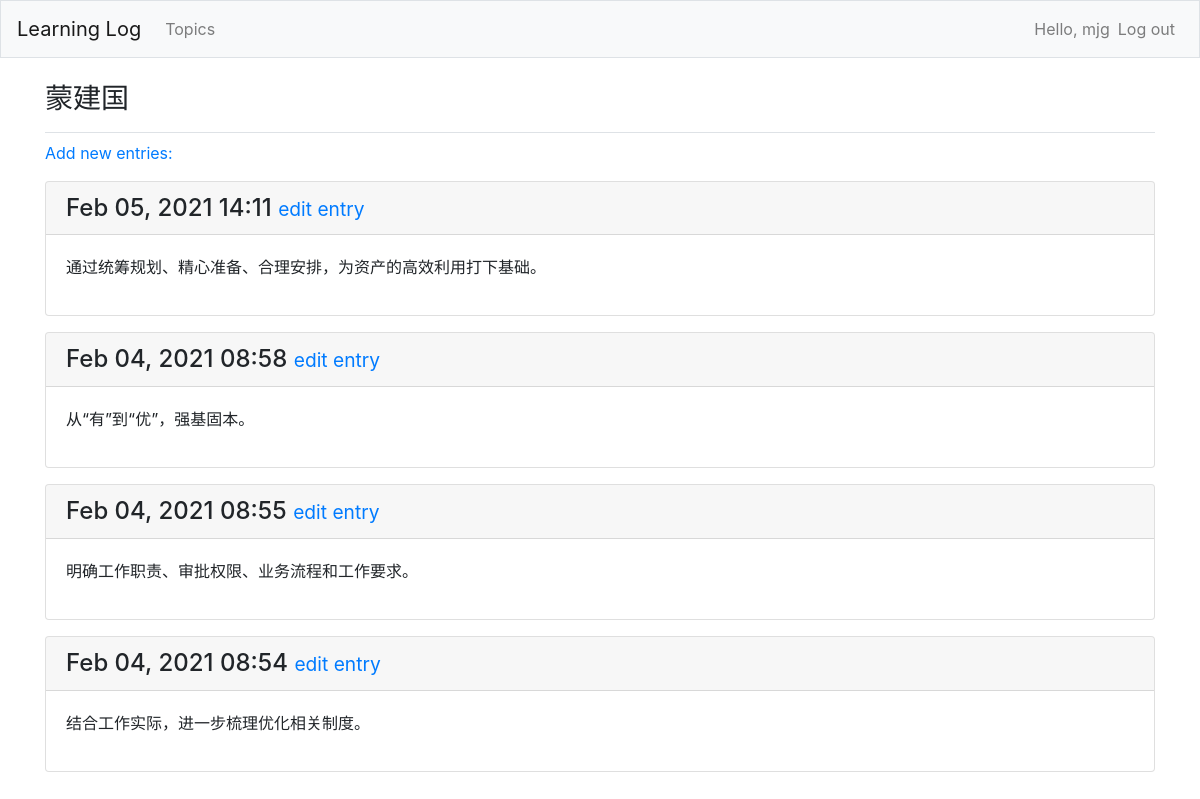
/topics/3 (signed in), run on the app's committed database.
### learning_logs/models.py (models this page shows, shortened)
class Topic(models.Model):
    text = models.CharField(max_length=200)
    date_added = models.DateTimeField(auto_now_add=True)
    owner = models.ForeignKey(User, on_delete=models.CASCADE)
    def __str__(self):
        return self.text

class Entry(models.Model):
    topic = models.ForeignKey(Topic, on_delete=models.CASCADE)
    text = models.TextField()
    date_added = models.DateTimeField(auto_now_add=True)
    class Meta():
        verbose_name_plural = 'entries'

### learning_logs/views.py (the view)
# urls.py: path('topics/<int:topic_id>', views.topic, name='topic'),
@login_required()
def topic(request, topic_id):
    topic = Topic.objects.get(id=topic_id)
    if topic.owner != request.user:
        raise Http404
    entries = topic.entry_set.order_by('-date_added')
    context = {'topic': topic, 'entries': entries }
    return render(request, 'learning_logs/topic.html', context)

### learning_logs/templates/learning_logs/topic.html
{% extends 'learning_logs/base.html' %}
{% block page_header %}
    <h3>{{ topic }}</h3>
{% endblock page_header %}
{% block content %}
    <p>
        <a href="{% url 'learning_logs:new_entry' topic.id %}">Add new entries:</a>
    </p>
    {% for entry in entries %}
        <div class="card mb-3">
            <h4 class="card-header">
                {{ entry.date_added|date:'M d, Y H:i' }}
                <small><a href="{% url 'learning_logs:edit_entry' entry.id %}">
                    edit entry</a></small>
            </h4>
            <div class="card-body">
                {{ entry.text|linebreaks }}
            </div>
        </div>
    {% empty %}
        <li>There are no entries for this topic yet.</li>
    {% endfor %}
{% endblock content %}

### learning_logs/templates/learning_logs/base.html (shortened to what this page needs)
{% load static %}
<!doctype html>
<html lang="en">
<head>
    <link rel="stylesheet" href="{% static 'bootstrap/css/bootstrap.css' %}">
</head>
<body>
<nav class="navbar navbar-expand-md navbar-light bg-light mb-4 border">
    <a class="navbar-brand" href="{% url 'learning_logs:index' %}">
        Learning Log</a>
    <div class="collapse navbar-collapse" id="navbarCollapse">
        <ul class="navbar-nav mr-auto">
            <li class="nav-item">
                <a class="nav-link" href="{% url 'learning_logs:topics' %}">Topics</a>
            </li>
        </ul>
        <ul class="navbar-nav ml-auto">
            {% if user.is_authenticated %}
                <li class="nav-item">
                    <span class="navbar-text">Hello, {{ user.username }}</span>
                </li>
                <li class="nav-item">
                    <a class="nav-link" href="{% url 'users:logout' %}">Log out</a>
                </li>
            {% endif %}
        </ul>
    </div>
</nav>
<main role="main" class="container">
    <div class="pb-2 mb-2 border-bottom">
        {% block page_header %}{% endblock page_header %}
    </div>
    <div>
        {% block content %}{% endblock content %}
    </div>
</main>
</body>
</html>

### data on the page
Topic: text "蒙建国"
Entry: date_added "Feb 05, 2021 14:11", text "通过统筹规划、精心准备、合理安排，为资产的高效利用打下基础。"
Entry: date_added "Feb 04, 2021 08:58", text "从“有”到“优”，强基固本。"
Entry: date_added "Feb 04, 2021 08:55", text "明确工作职责、审批权限、业务流程和工作要求。"
Entry: date_added "Feb 04, 2021 08:54", text "结合工作实际，进一步梳理优化相关制度。"

### other printed values
{{ user.username }} "mjg"
